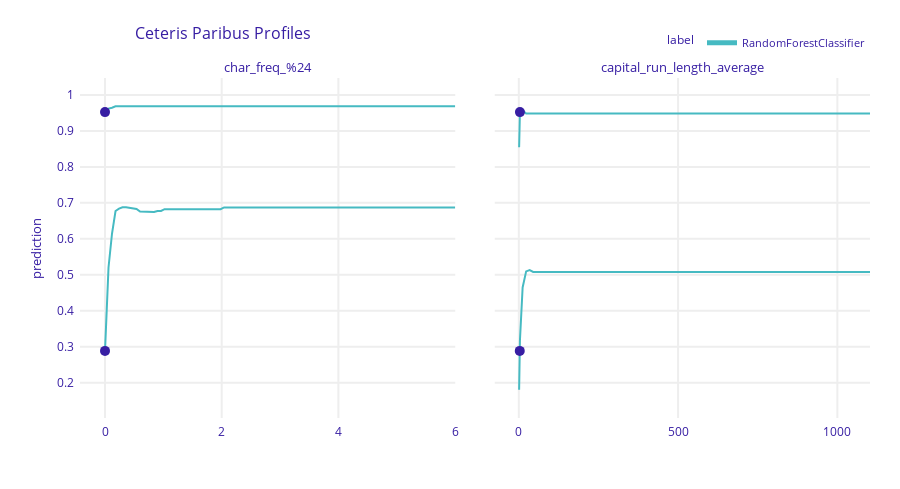

Notebook code for this chart:
### Code cell
cp.plot(variables=["char_freq_%24", "capital_run_length_average"])
